Frame 1 (no input): blank canvas, image omitted
Frame 60 (the mouse pressed at the canvas centre just before this capture): blank canvas, image omitted
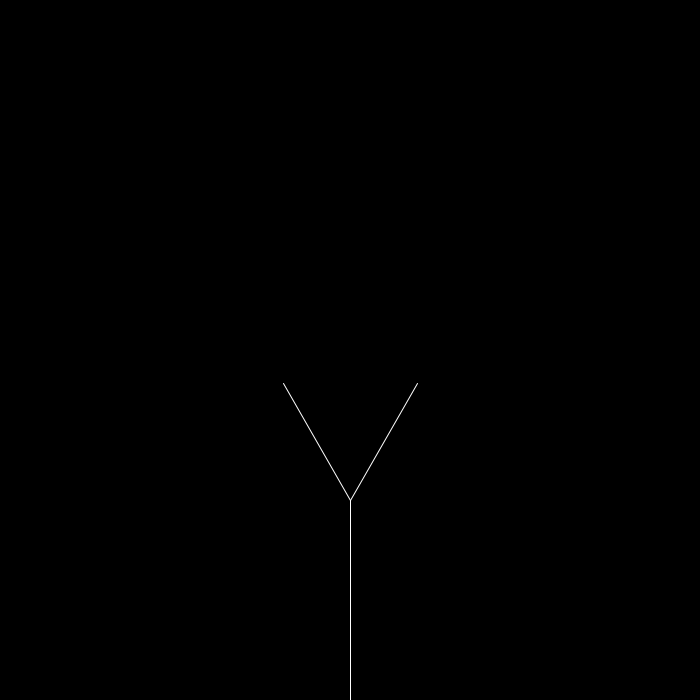
Frame 120 (the mouse held since frame 60 and released just before this capture)

The Processing sketch whose frames 1 and 60 were blank and that drew this single picture after the mouse press (run headless with seeded random() and noise(); from frame 60 on, the mouse is pressed at the canvas centre):

// Processing sketch: fractal_trees_oo
// ── fractal_trees_oo.pde
ArrayList<Branch> tree = new ArrayList<Branch>();
float a = PI/6, c = 0;
void setup() {
  size(700, 700);
  background(0);
  stroke(255);
  PVector s = new PVector(width/2, height);
  PVector e = new PVector(width/2, height-200);
  tree.add(new Branch(s, e));
}
void draw() {
  c = 0;
  background(0);
  for (Branch b : tree) {
    b.show();
    c++;
    if (c > pow(2, 7)-1) {
      b.leaf();
      if (((int)random(0, 100) == 0))
        b.showleaf = true;
      if (mousePressed && tree.size() >= pow(2, 13)-1) {
        if (((int)random(0, 5)) == 0)
          b.showleaf = false;
      }
    }
  }
}

void mousePressed() {
  if (tree.size() < pow(2, 13)-1) {
    for (int i = tree.size()-1; i>=0; i--) {
      if (!tree.get(i).finish) {
        tree.add(tree.get(i).r());
        tree.add(tree.get(i).l());
      }
    }
  }
}

// ── Branch.pde
class Branch {
  PVector s, e;
  boolean finish = false, showleaf = false;
  Branch(PVector s, PVector e) {
    this.s = s;
    this.e = e;
  }
  void show() {
    stroke(255);
    line(s.x, s.y, e.x, e.y);
  }
  Branch r() {
    finish = true;
    PVector d = PVector.sub(e, s);
    d.rotate(a);
    d.mult(0.67);
    return new Branch(e, d.add(e));
  }
  Branch l() {
    finish = true;
    PVector d = PVector.sub(e, s);
    d.rotate(-a);
    d.mult(0.67);
    return new Branch(e, d.add(e));
  }
  void leaf() {
    if (showleaf) {
      noStroke();
      fill(255, 183, 197, 200);
      ellipse(e.x,e.y,8,8);
    }
  }
}
